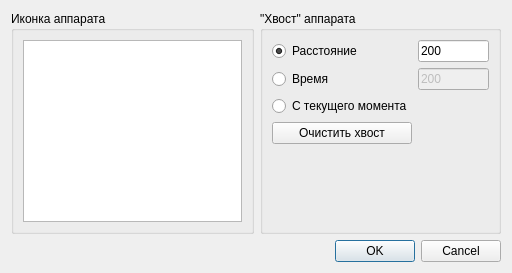
<?xml version="1.0" encoding="UTF-8"?>
<ui version="4.0">
 <class>mcc::ui::flightcontrols::DeviceSettingsWidget</class>
 <widget class="QDialog" name="mcc::ui::flightcontrols::DeviceSettingsWidget">
  <property name="geometry">
   <rect>
    <x>0</x>
    <y>0</y>
    <width>512</width>
    <height>273</height>
   </rect>
  </property>
  <property name="windowTitle">
   <string>Dialog</string>
  </property>
  <layout class="QVBoxLayout" name="verticalLayout">
   <item>
    <layout class="QHBoxLayout" name="horizontalLayout_2">
     <item>
      <widget class="QGroupBox" name="groupBox">
       <property name="title">
        <string>Иконка аппарата</string>
       </property>
       <layout class="QHBoxLayout" name="horizontalLayout">
        <item>
         <widget class="QListWidget" name="iconsList">
          <property name="movement">
           <enum>QListView::Static</enum>
          </property>
          <property name="viewMode">
           <enum>QListView::IconMode</enum>
          </property>
         </widget>
        </item>
       </layout>
      </widget>
     </item>
     <item>
      <widget class="QGroupBox" name="groupBox_2">
       <property name="title">
        <string>&quot;Хвост&quot; аппарата</string>
       </property>
       <layout class="QGridLayout" name="gridLayout">
        <item row="1" column="1">
         <widget class="QLineEdit" name="time">
          <property name="enabled">
           <bool>false</bool>
          </property>
          <property name="text">
           <string>200</string>
          </property>
         </widget>
        </item>
        <item row="0" column="0">
         <widget class="QRadioButton" name="distanceRadio">
          <property name="text">
           <string>Расстояние</string>
          </property>
          <property name="checked">
           <bool>true</bool>
          </property>
         </widget>
        </item>
        <item row="0" column="1">
         <widget class="QLineEdit" name="distance">
          <property name="enabled">
           <bool>true</bool>
          </property>
          <property name="text">
           <string>200</string>
          </property>
         </widget>
        </item>
        <item row="1" column="0">
         <widget class="QRadioButton" name="timeRadio">
          <property name="text">
           <string>Время</string>
          </property>
         </widget>
        </item>
        <item row="2" column="0">
         <widget class="QRadioButton" name="allRadio">
          <property name="text">
           <string>С текущего момента</string>
          </property>
         </widget>
        </item>
        <item row="4" column="0">
         <spacer name="verticalSpacer">
          <property name="orientation">
           <enum>Qt::Vertical</enum>
          </property>
          <property name="sizeHint" stdset="0">
           <size>
            <width>20</width>
            <height>40</height>
           </size>
          </property>
         </spacer>
        </item>
        <item row="3" column="0">
         <widget class="QPushButton" name="clearTail">
          <property name="text">
           <string>Очистить хвост</string>
          </property>
          <property name="checkable">
           <bool>true</bool>
          </property>
         </widget>
        </item>
       </layout>
      </widget>
     </item>
    </layout>
   </item>
   <item>
    <widget class="QDialogButtonBox" name="buttonBox">
     <property name="orientation">
      <enum>Qt::Horizontal</enum>
     </property>
     <property name="standardButtons">
      <set>QDialogButtonBox::Cancel|QDialogButtonBox::Ok</set>
     </property>
    </widget>
   </item>
  </layout>
 </widget>
 <resources/>
 <connections>
  <connection>
   <sender>buttonBox</sender>
   <signal>accepted()</signal>
   <receiver>mcc::ui::flightcontrols::DeviceSettingsWidget</receiver>
   <slot>accept()</slot>
   <hints>
    <hint type="sourcelabel">
     <x>248</x>
     <y>254</y>
    </hint>
    <hint type="destinationlabel">
     <x>157</x>
     <y>274</y>
    </hint>
   </hints>
  </connection>
  <connection>
   <sender>buttonBox</sender>
   <signal>rejected()</signal>
   <receiver>mcc::ui::flightcontrols::DeviceSettingsWidget</receiver>
   <slot>reject()</slot>
   <hints>
    <hint type="sourcelabel">
     <x>316</x>
     <y>260</y>
    </hint>
    <hint type="destinationlabel">
     <x>286</x>
     <y>274</y>
    </hint>
   </hints>
  </connection>
 </connections>
</ui>
